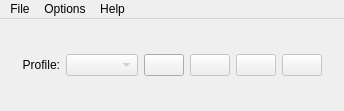
<?xml version="1.0" encoding="UTF-8"?>
<ui version="4.0">
 <class>MainWindow</class>
 <widget class="QMainWindow" name="MainWindow">
  <property name="geometry">
   <rect>
    <x>0</x>
    <y>0</y>
    <width>332</width>
    <height>111</height>
   </rect>
  </property>
  <property name="sizePolicy">
   <sizepolicy hsizetype="Fixed" vsizetype="Fixed">
    <horstretch>0</horstretch>
    <verstretch>0</verstretch>
   </sizepolicy>
  </property>
  <property name="windowTitle">
   <string>Mouse Profiles Switcher</string>
  </property>
  <property name="windowIcon">
   <iconset resource="Resource.qrc">
    <normaloff>:/Resource/input-mouse.png</normaloff>:/Resource/input-mouse.png</iconset>
  </property>
  <widget class="QWidget" name="centralWidget">
   <layout class="QGridLayout" name="gridLayout">
    <item row="1" column="1">
     <widget class="QWidget" name="widget" native="true">
      <layout class="QGridLayout" name="gridLayout_2">
       <item row="1" column="2">
        <spacer name="horizontalSpacer">
         <property name="orientation">
          <enum>Qt::Horizontal</enum>
         </property>
         <property name="sizeType">
          <enum>QSizePolicy::Preferred</enum>
         </property>
         <property name="sizeHint" stdset="0">
          <size>
           <width>40</width>
           <height>20</height>
          </size>
         </property>
        </spacer>
       </item>
       <item row="1" column="4">
        <widget class="QPushButton" name="pushButtonDeleteProfile">
         <property name="enabled">
          <bool>false</bool>
         </property>
         <property name="sizePolicy">
          <sizepolicy hsizetype="Fixed" vsizetype="Fixed">
           <horstretch>0</horstretch>
           <verstretch>0</verstretch>
          </sizepolicy>
         </property>
         <property name="text">
          <string/>
         </property>
         <property name="icon">
          <iconset resource="Resource.qrc">
           <normaloff>:/Resource/edit-remove-3.png</normaloff>:/Resource/edit-remove-3.png</iconset>
         </property>
         <property name="iconSize">
          <size>
           <width>24</width>
           <height>24</height>
          </size>
         </property>
        </widget>
       </item>
       <item row="1" column="3">
        <widget class="QPushButton" name="pushButtonAddProfile">
         <property name="sizePolicy">
          <sizepolicy hsizetype="Fixed" vsizetype="Fixed">
           <horstretch>0</horstretch>
           <verstretch>0</verstretch>
          </sizepolicy>
         </property>
         <property name="text">
          <string/>
         </property>
         <property name="icon">
          <iconset resource="Resource.qrc">
           <normaloff>:/Resource/edit-add-4.png</normaloff>:/Resource/edit-add-4.png</iconset>
         </property>
         <property name="iconSize">
          <size>
           <width>24</width>
           <height>24</height>
          </size>
         </property>
        </widget>
       </item>
       <item row="1" column="0">
        <widget class="QLabel" name="label_2">
         <property name="sizePolicy">
          <sizepolicy hsizetype="Minimum" vsizetype="Preferred">
           <horstretch>0</horstretch>
           <verstretch>0</verstretch>
          </sizepolicy>
         </property>
         <property name="text">
          <string>Profile:</string>
         </property>
         <property name="alignment">
          <set>Qt::AlignRight|Qt::AlignTrailing|Qt::AlignVCenter</set>
         </property>
        </widget>
       </item>
       <item row="1" column="5">
        <widget class="QPushButton" name="pushButtonEditProfile">
         <property name="enabled">
          <bool>false</bool>
         </property>
         <property name="sizePolicy">
          <sizepolicy hsizetype="Fixed" vsizetype="Fixed">
           <horstretch>0</horstretch>
           <verstretch>0</verstretch>
          </sizepolicy>
         </property>
         <property name="text">
          <string/>
         </property>
         <property name="icon">
          <iconset resource="Resource.qrc">
           <normaloff>:/Resource/edit-6.png</normaloff>:/Resource/edit-6.png</iconset>
         </property>
         <property name="iconSize">
          <size>
           <width>24</width>
           <height>24</height>
          </size>
         </property>
        </widget>
       </item>
       <item row="1" column="1">
        <widget class="QComboBox" name="comboBox">
         <property name="enabled">
          <bool>false</bool>
         </property>
         <property name="sizePolicy">
          <sizepolicy hsizetype="Expanding" vsizetype="Fixed">
           <horstretch>0</horstretch>
           <verstretch>0</verstretch>
          </sizepolicy>
         </property>
        </widget>
       </item>
       <item row="1" column="6">
        <widget class="QPushButton" name="pushButtonApplyProfile">
         <property name="enabled">
          <bool>false</bool>
         </property>
         <property name="text">
          <string/>
         </property>
         <property name="icon">
          <iconset resource="Resource.qrc">
           <normaloff>:/Resource/dialog-ok-apply-6.png</normaloff>:/Resource/dialog-ok-apply-6.png</iconset>
         </property>
         <property name="iconSize">
          <size>
           <width>24</width>
           <height>24</height>
          </size>
         </property>
        </widget>
       </item>
      </layout>
     </widget>
    </item>
    <item row="2" column="1">
     <spacer name="verticalSpacer">
      <property name="orientation">
       <enum>Qt::Vertical</enum>
      </property>
      <property name="sizeType">
       <enum>QSizePolicy::MinimumExpanding</enum>
      </property>
      <property name="sizeHint" stdset="0">
       <size>
        <width>20</width>
        <height>5</height>
       </size>
      </property>
     </spacer>
    </item>
    <item row="0" column="1">
     <spacer name="verticalSpacer_2">
      <property name="orientation">
       <enum>Qt::Vertical</enum>
      </property>
      <property name="sizeType">
       <enum>QSizePolicy::MinimumExpanding</enum>
      </property>
      <property name="sizeHint" stdset="0">
       <size>
        <width>20</width>
        <height>5</height>
       </size>
      </property>
     </spacer>
    </item>
   </layout>
  </widget>
  <widget class="QMenuBar" name="menuBar">
   <property name="geometry">
    <rect>
     <x>0</x>
     <y>0</y>
     <width>332</width>
     <height>21</height>
    </rect>
   </property>
   <property name="nativeMenuBar">
    <bool>false</bool>
   </property>
   <widget class="QMenu" name="menuMouse">
    <property name="title">
     <string>File</string>
    </property>
    <addaction name="actionShow_Current_Mouse_Informations"/>
    <addaction name="actionExit"/>
   </widget>
   <widget class="QMenu" name="menuHelp">
    <property name="title">
     <string>Help</string>
    </property>
    <addaction name="actionAbout"/>
   </widget>
   <widget class="QMenu" name="menuOptions">
    <property name="title">
     <string>Options</string>
    </property>
    <addaction name="actionPreferences"/>
   </widget>
   <addaction name="menuMouse"/>
   <addaction name="menuOptions"/>
   <addaction name="menuHelp"/>
  </widget>
  <action name="actionShow_Current_Mouse_Informations">
   <property name="text">
    <string>Show Current Mouse Informations</string>
   </property>
  </action>
  <action name="actionAbout">
   <property name="text">
    <string>About</string>
   </property>
  </action>
  <action name="actionPreferences">
   <property name="text">
    <string>Preferences</string>
   </property>
  </action>
  <action name="actionExit">
   <property name="text">
    <string>Exit</string>
   </property>
  </action>
 </widget>
 <layoutdefault spacing="6" margin="11"/>
 <resources>
  <include location="Resource.qrc"/>
 </resources>
 <connections>
  <connection>
   <sender>actionExit</sender>
   <signal>triggered()</signal>
   <receiver>MainWindow</receiver>
   <slot>exitApp()</slot>
   <hints>
    <hint type="sourcelabel">
     <x>-1</x>
     <y>-1</y>
    </hint>
    <hint type="destinationlabel">
     <x>165</x>
     <y>55</y>
    </hint>
   </hints>
  </connection>
  <connection>
   <sender>actionShow_Current_Mouse_Informations</sender>
   <signal>triggered()</signal>
   <receiver>MainWindow</receiver>
   <slot>displayMouseInformationPopup()</slot>
   <hints>
    <hint type="sourcelabel">
     <x>-1</x>
     <y>-1</y>
    </hint>
    <hint type="destinationlabel">
     <x>165</x>
     <y>55</y>
    </hint>
   </hints>
  </connection>
 </connections>
 <slots>
  <slot>displayMouseInformationPopup()</slot>
  <slot>exitApp()</slot>
 </slots>
</ui>
